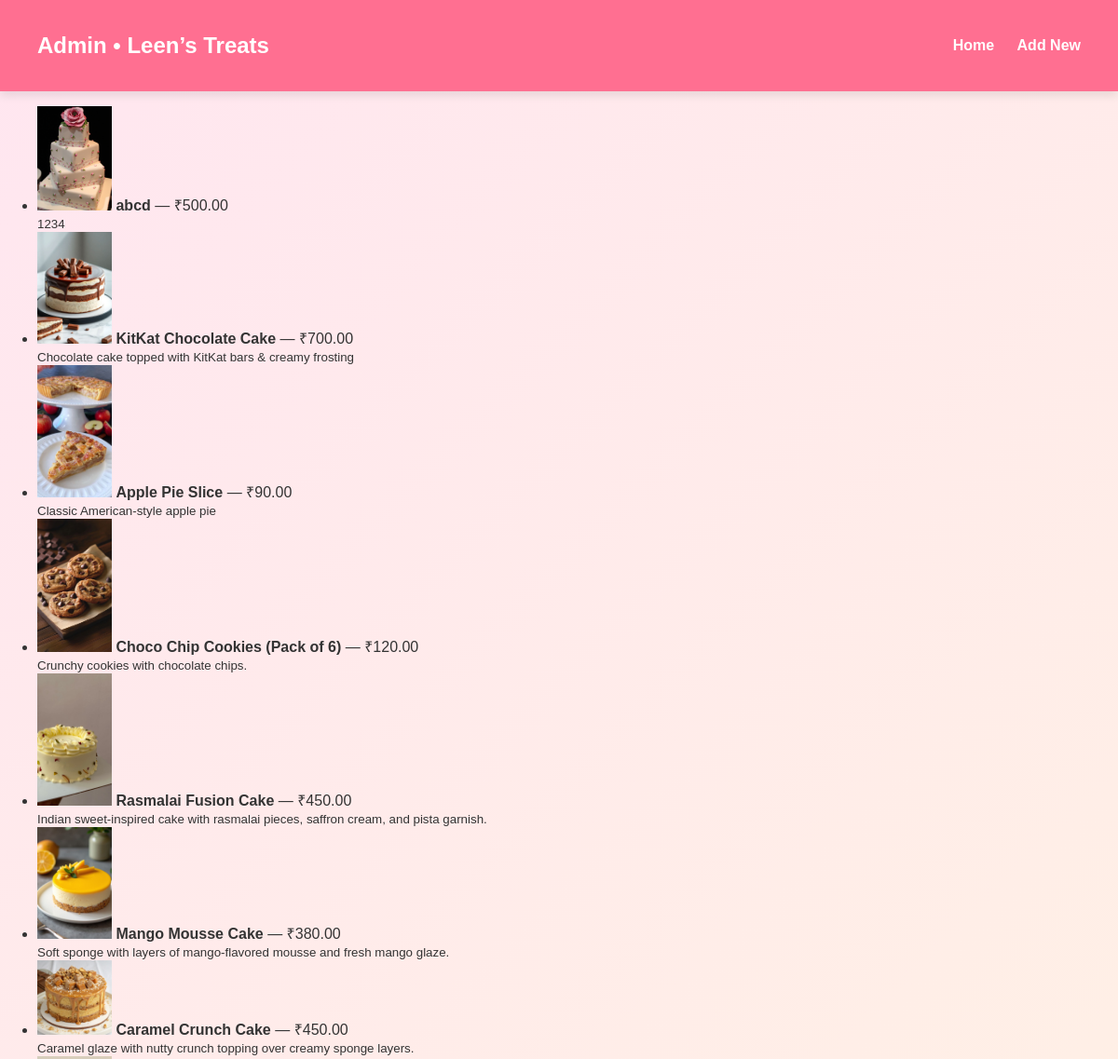
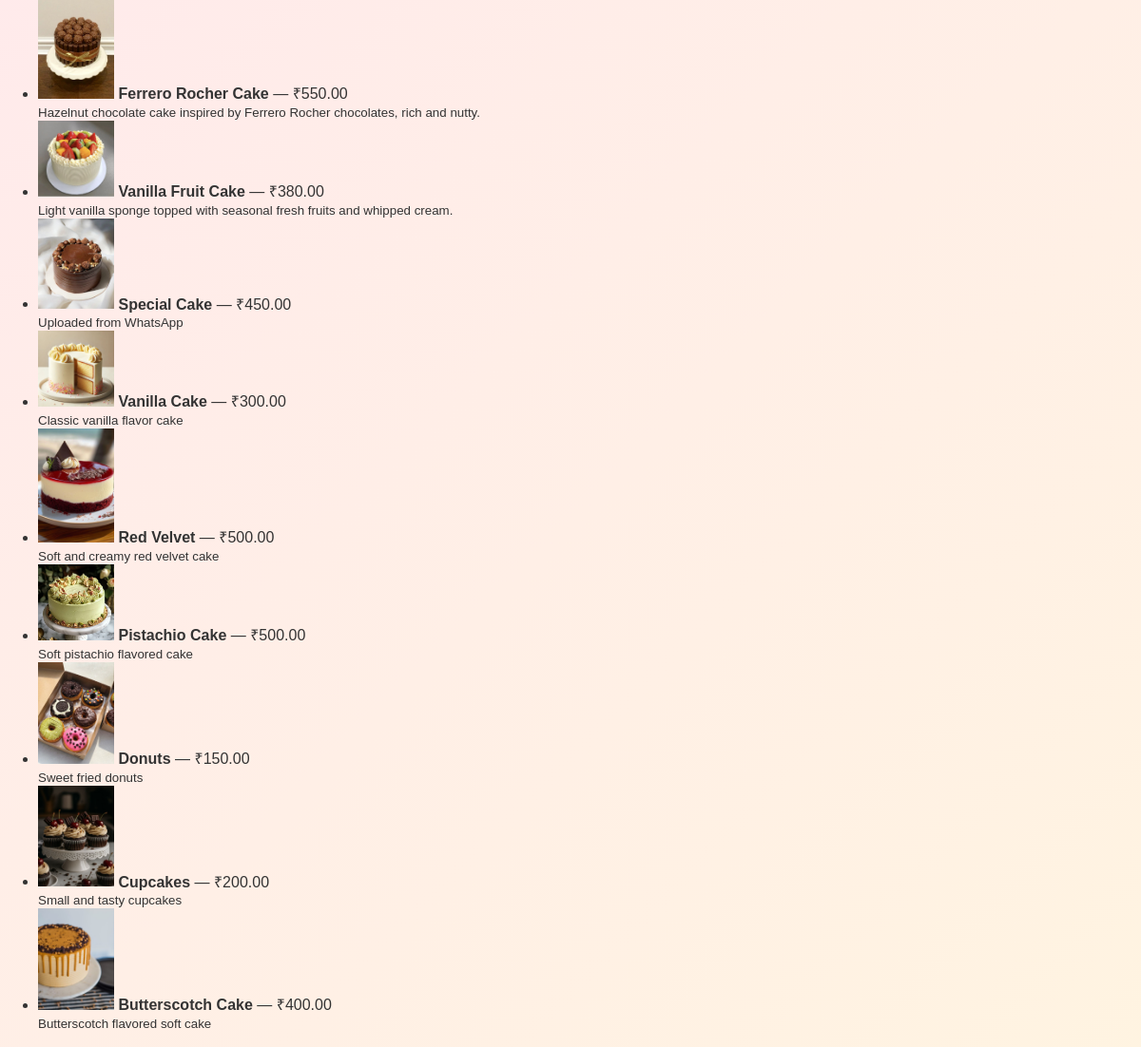
The page /admin on the database its author committed (2 pictures, top to bottom).
### tables this page shows
CREATE TABLE cakes (
    id INTEGER PRIMARY KEY AUTOINCREMENT,
    name TEXT NOT NULL,
    description TEXT,
    price REAL NOT NULL,
    image TEXT
);

### app.py (the view)
@app.route('/admin')
def admin():
    with db_connection() as conn:
        cakes = conn.execute('SELECT * FROM cakes ORDER BY id DESC').fetchall()
    return render_template('admin.html', cakes=cakes)

### app.py (called while the page is built)
def db_connection():
    conn = sqlite3.connect(DB_FILE)
    conn.row_factory = sqlite3.Row
    return conn

@app.context_processor
def inject_globals():
    cart = session.get('cart', {})
    count = sum(int(q) for q in cart.values()) if isinstance(cart, dict) else 0
    return {
        "brand": "Leen’s Treats",
        "cart_count": count
    }

### templates/admin.html (shortened to what this page needs)
<!DOCTYPE html>
<html>
<head>
  <link rel="stylesheet" href="{{ url_for('static', filename='css/style.css') }}">
</head>
<body>
  <nav class="navbar">
    <h1>Admin • Leen’s Treats</h1>
    <div class="nav-links">
      <a href="{{ url_for('index') }}">Home</a>
      <a href="{{ url_for('add_cake') }}">Add New</a>
    </div>
  </nav>
  <section class="admin-list">
    <ul>
      {% for cake in cakes %}
        <li>
  <img src="{{ url_for('static', filename='uploads/' ~ cake.image) }}" width="80">
  <b>{{ cake.name }}</b> — ₹{{ '%.2f'|format(cake.price or 0) }}<br>
  <small>{{ cake.description }}</small>
</li>
      {% else %}
        <li>No items yet.</li>
      {% endfor %}
    </ul>
  </section>
</body>
</html>

### static/css/style.css (style rules this page uses)
body { margin: 0; font-family: 'Poppins', sans-serif; background: linear-gradient(135deg, #ffe6f0, #fff8dc, #e6f7ff, #f3e8ff); background-size: 400% 400%; animation: gradientShift 15s ease infinite; color: #333; }
.navbar { display: flex; justify-content: space-between; align-items: center; padding: 15px 40px; background: #ff6f91; color: #fff; position: sticky; top: 0; z-index: 100; box-shadow: 0 4px 10px rgba(0,0,0,0.1); }
.navbar a { text-decoration: none; color: #fff; margin-left: 20px; font-weight: 600; transition: 0.3s; }

### rows shown on the page
cakes: image (picture), name "abcd", price "500.00", description "1234"
cakes: image (picture), name "KitKat Chocolate Cake", price "700.00", description "Chocolate cake topped with KitKat bars & creamy frosting"
cakes: image (picture), name "Apple Pie Slice", price "90.00", description "Classic American-style apple pie"
cakes: image (picture), name "Choco Chip Cookies (Pack of 6)", price "120.00", description "Crunchy cookies with chocolate chips."
cakes: image (picture), name "Rasmalai Fusion Cake", price "450.00", description "Indian sweet-inspired cake with rasmalai pieces, saffron cream, and pista garnish."
cakes: image (picture), name "Mango Mousse Cake", price "380.00", description "Soft sponge with layers of mango-flavored mousse and fresh mango glaze."
cakes: image (picture), name "Caramel Crunch Cake", price "450.00", description "Caramel glaze with nutty crunch topping over creamy sponge layers."
cakes: image (picture), name "Ferrero Rocher Cake", price "550.00", description "Hazelnut chocolate cake inspired by Ferrero Rocher chocolates, rich and nutty."
cakes: image (picture), name "Vanilla Fruit Cake", price "380.00", description "Light vanilla sponge topped with seasonal fresh fruits and whipped cream."
cakes: image (picture), name "Special Cake", price "450.00", description "Uploaded from WhatsApp"
cakes: image (picture), name "Vanilla Cake", price "300.00", description "Classic vanilla flavor cake"
cakes: image (picture), name "Red Velvet", price "500.00", description "Soft and creamy red velvet cake"
cakes: image (picture), name "Pistachio Cake", price "500.00", description "Soft pistachio flavored cake"
cakes: image (picture), name "Donuts", price "150.00", description "Sweet fried donuts"
cakes: image (picture), name "Cupcakes", price "200.00", description "Small and tasty cupcakes"
cakes: image (picture), name "Butterscotch Cake", price "400.00", description "Butterscotch flavored soft cake"
